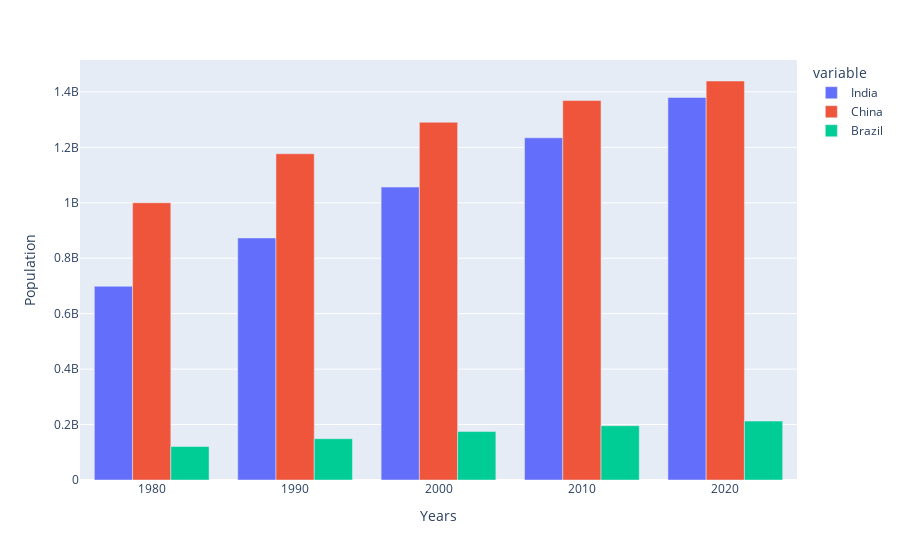

This figure's notebook cell:
### Code cell
import plotly.express as px

# Reset index so 'year' becomes a column
df_sample_plot = df_pivot_sample.reset_index()

# Plot grouped bar chart with automatic colors for each country
fig = px.bar(
    df_sample_plot,
    x='year',           
    y=df_sample_plot.columns[1:],  # all countries
    barmode='group'               # bars side by side
)

fig.update_layout(
    xaxis_title='Years',
    yaxis_title='Population'
)

fig.show()

### Figure 1 — Plotly figure (JSON) as saved in the notebook; plotly's stock layout.template omitted (floating-point values rounded to 4 significant figures)
{"data": [{"alignmentgroup": "True", "hovertemplate": "variable=India<br>year=%{x}<br>value=%{y}<extra></extra>", "legendgroup": "India", "marker": {"color": "#636efa", "pattern": {"shape": ""}}, "name": "India", "offsetgroup": "India", "orientation": "v", "showlegend": true, "textposition": "auto", "type": "bar", "x": [1980, 1990, 2000, 2010, 2020], "xaxis": "x", "y": [698952844, 873277798, 1056575549, 1234281170, 1380004385], "yaxis": "y"}, {"alignmentgroup": "True", "hovertemplate": "variable=China<br>year=%{x}<br>value=%{y}<extra></extra>", "legendgroup": "China", "marker": {"color": "#EF553B", "pattern": {"shape": ""}}, "name": "China", "offsetgroup": "China", "orientation": "v", "showlegend": true, "textposition": "auto", "type": "bar", "x": [1980, 1990, 2000, 2010, 2020], "xaxis": "x", "y": [1000089235, 1176883674, 1290550765, 1368810615, 1439323776], "yaxis": "y"}, {"alignmentgroup": "True", "hovertemplate": "variable=Brazil<br>year=%{x}<br>value=%{y}<extra></extra>", "legendgroup": "Brazil", "marker": {"color": "#00cc96", "pattern": {"shape": ""}}, "name": "Brazil", "offsetgroup": "Brazil", "orientation": "v", "showlegend": true, "textposition": "auto", "type": "bar", "x": [1980, 1990, 2000, 2010, 2020], "xaxis": "x", "y": [120694009, 149003223, 174790340, 195713635, 212559417], "yaxis": "y"}], "layout": {"barmode": "group", "legend": {"title": {"text": "variable"}, "tracegroupgap": 0}, "margin": {"t": 60}, "xaxis": {"anchor": "y", "domain": [0, 1], "title": {"text": "Years"}}, "yaxis": {"anchor": "x", "domain": [0, 1], "title": {"text": "Population"}}}}
